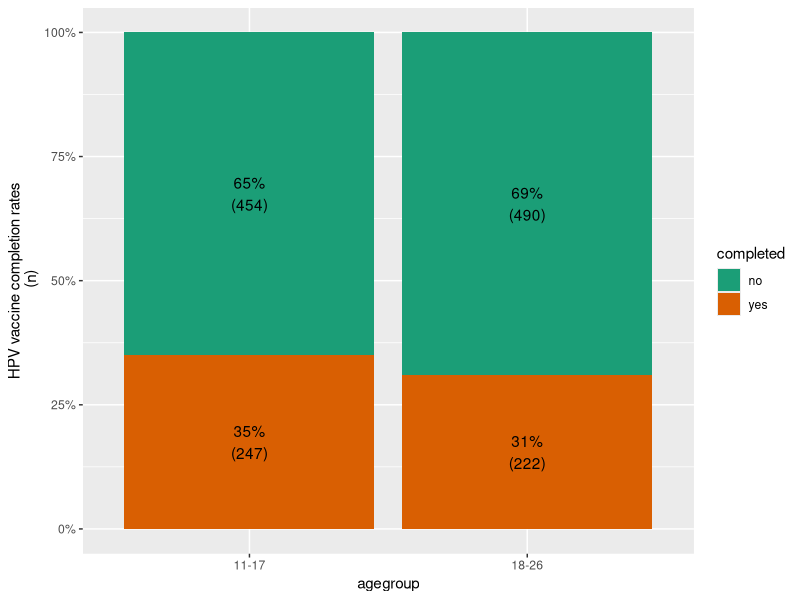
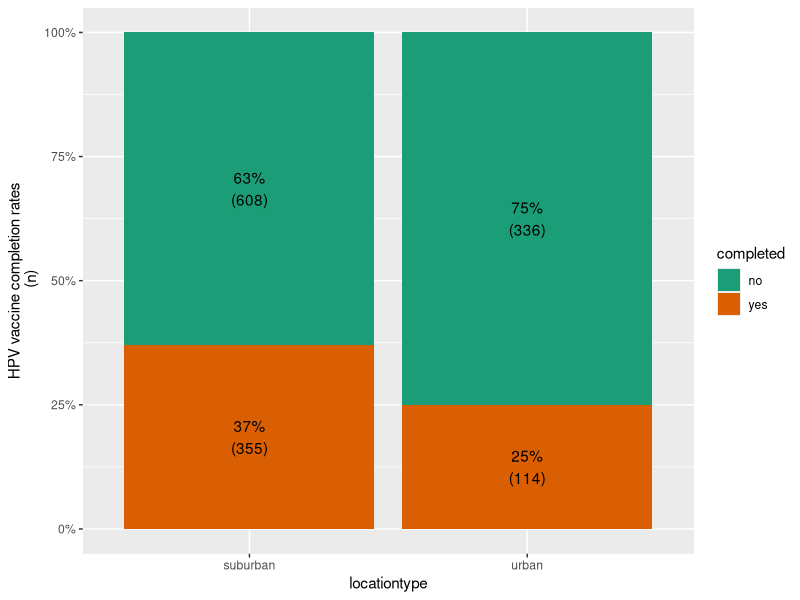
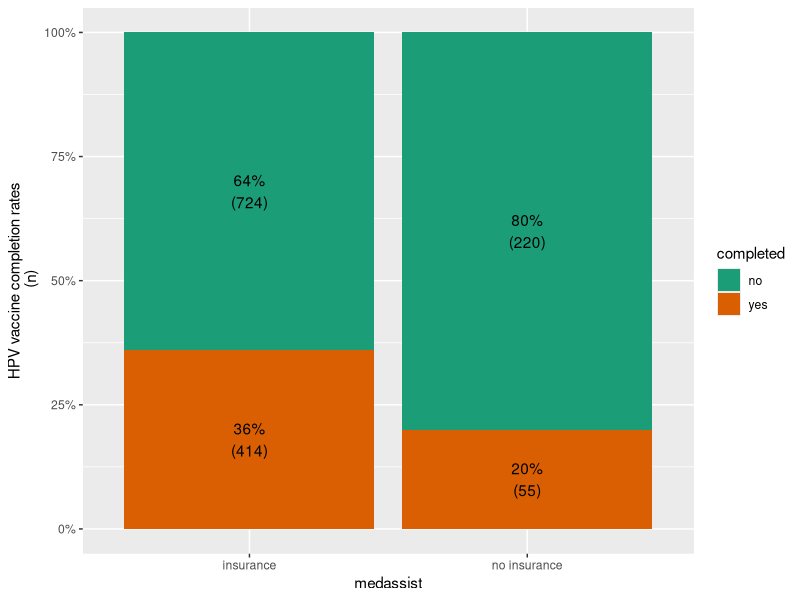
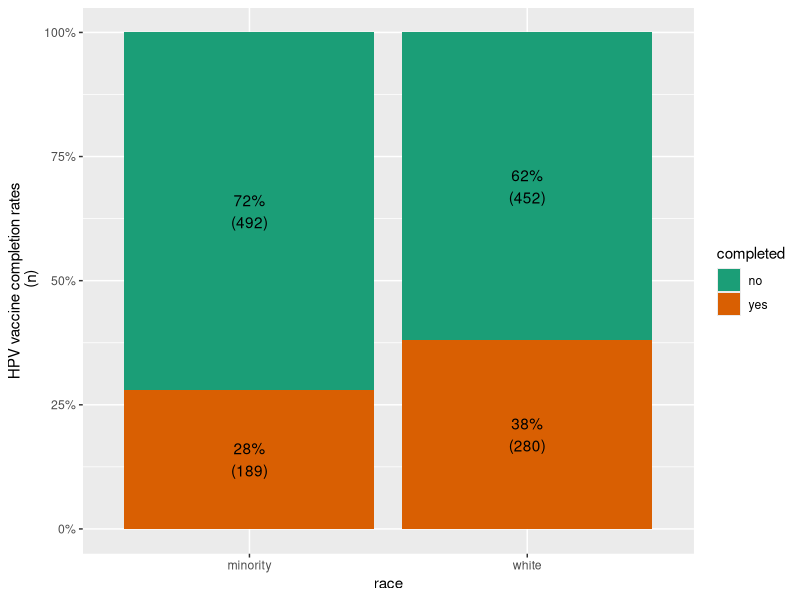
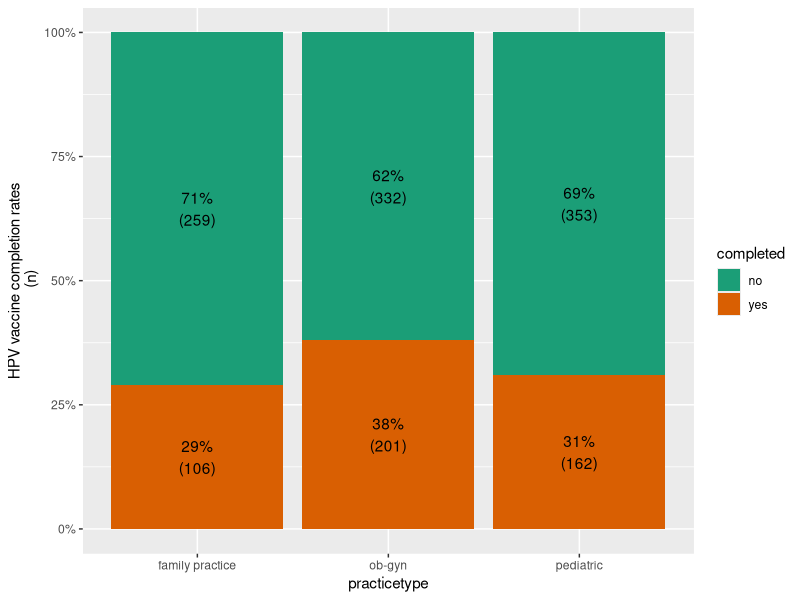
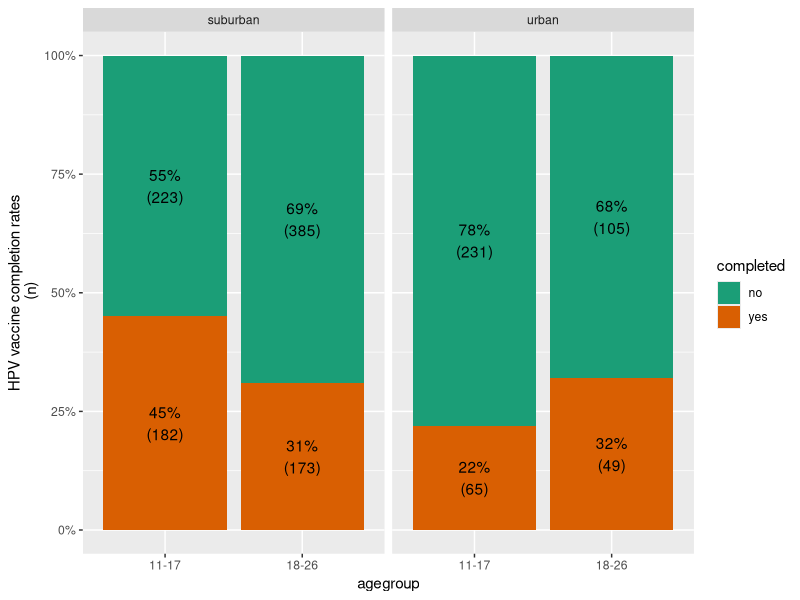

Recreate these plots in R, in order.
## ---- chunk 1
knitr::opts_chunk$set(
	echo = TRUE,
	message = FALSE,
	warning = FALSE
)
library(tidyverse)
library(scales)
library(gridExtra)
library(broom)
library(knitr)
library(kableExtra)
## ---- chunk 2

#import and format data. 
df <- read_csv("projects_data/hpv_data.csv") %>%
  #convert all variable to lowercase
  rename_all(tolower) %>% 
  #give variable categories proper names
  mutate(race = case_when(race == 0 ~ 'white',
                          TRUE ~  'minority'),
         completed = case_when(completed  == 0 ~ 'no',
                               TRUE ~ 'yes'),
         locationtype = case_when(locationtype == 0 ~ 'suburban',
                                  TRUE ~ 'urban'),
         practicetype = case_when(practicetype == 0 ~ 'pediatric',
                                  practicetype == 1 ~ 'family practice',
                                  TRUE ~ 'ob-gyn'),
         medassist = case_when(medassist == 0 ~ 'insurance',
                               TRUE ~ 'no insurance'),
         agegroup = case_when(agegroup == 0 ~ '11-17',
                              TRUE ~ '18-26')) %>% 
  #convert all variables to factors
  mutate_all(as.factor) %>% 
  #put dependent variable first in data frame
  select(completed, everything())
 
#Function to visualize completion rates. Takes a predictor as input.
create_bargraph <- function(var_name){
  df %>% 
    group_by(!!enquo(var_name), completed) %>% 
    summarise(count = n()) %>% 
    mutate(percentage = round(count/sum(count), 2)) %>% 
  ggplot(., aes(x = !!enquo(var_name), y = percentage, fill = completed))+
    geom_col()+
    scale_y_continuous(labels = percent)+
    geom_text(aes(label = paste0(round(percentage*100),"%\n", '(',count,')')), position = position_stack(vjust = 0.5))+
    scale_fill_brewer(palette = "Dark2")+
    labs(y = "HPV vaccine completion rates\n (n)")
    
}

#function to create data  frame for proprotion test.
#Takes predictor as input
prop_data <- function(var_name){
  df %>% 
    group_by(!!enquo(var_name), completed) %>%
    summarise(count = n()) %>% 
    spread(completed, count) %>% 
    mutate(total = no + yes) %>% 
    rename("group" = !!enquo(var_name), "success" = "yes")
  }

#function for two-sample proportion tests. Takes prop_data as input 
#this was mainly created to do a proportion test on 
#practicetype as it contains three categories
prop_test <- function(x){
  for (i in 1:(nrow(x)-1)){
    for (j in 2:nrow(x)){
      if (i != j & i < j ){
        cat("--------------------------------------------------------------------\n")
        cat(paste('Proportion test for:', x$group[i],"vs", x$group[j]))
        print(prop.test(c(x$success[i], x$success[j]), c(x$total[i], x$total[j])))
      }
    }
  }
}

create_output <- function(x){
create_bargraph(!!sym(x)) %>% 
  print()
prop_data(!!sym(x)) %>% 
  prop_test()
}

vars <- c('agegroup','locationtype','medassist','race','practicetype')
for (i in seq_along(vars)){
  create_output(vars[i])
}

## ---- chunk 3

df %>% 
  group_by(locationtype, agegroup, completed) %>% 
  summarise(count = n()) %>% 
  mutate(percentage = round(count/sum(count), 2)) %>% 
ggplot(., aes(x = agegroup , y = percentage, fill = completed))+
  geom_col()+
  facet_wrap(.~locationtype)+
  scale_y_continuous(labels = percent)+
  geom_text(aes(label = paste0(round(percentage*100),"%\n", '(',count,')')), position = position_stack(vjust = 0.5))+
  scale_fill_brewer(palette = "Dark2")+
  labs(y = "HPV vaccine completion rates\n (n)")


age_location <- df %>% 
  group_by(locationtype, agegroup, completed) %>% 
  summarise(total = n()) %>% 
  spread(completed,total) %>% 
  mutate(total = no + yes) %>% 
  rename("group" = agegroup, "success" = "yes") 

#split dataframe by location type then apply prop_test to each section
lapply(split(age_location,age_location[,1]), function(x){
  print(age_location[1,1])
  prop_test(x)
  })

## ---- chunk 4
#create desired reference groups
var_levels <- c("18-26","minority","no insurance","urban","family practice")
for (i in seq_along(var_levels)){
  df[[i+1]] <- relevel(df[[i+1]], var_levels[i])
}

#function to create conditional models
conditional_model <- function(filter_vars,model_formula){
  df_filtered <- df %>% 
    filter(eval(parse(text=filter_vars)))
  glm(eval(parse(text=model_formula)),family = binomial, data = df_filtered) %>% 
    #exponentiate results to compute odds
    tidy(conf.int=TRUE, exponentiate = TRUE) %>%
    #remove intercept term
    slice(-1) %>% 
    select(-c(std.error, statistic)) %>% 
    mutate(estimate = round(estimate, 2),
           conf.low = round(conf.low,2),
           conf.high = round(conf.high,2),
           p.value = if_else(p.value < .05, 'p-value < 0.05', 'p-value > 0.05'))
}

#create conditional models. The output would not be displayed directly 
#as we'll use inline code for the values
age26_location <- conditional_model("agegroup == '18-26'", "completed~locationtype")
age17_location <- conditional_model("agegroup == '11-17'", "completed~locationtype")

pediatric_agegroup <- conditional_model("practicetype == 'pediatric'", "completed~agegroup")
obgyn_agegroup <- conditional_model("practicetype == 'ob-gyn'", "completed~agegroup")
family_agegroup <- conditional_model("practicetype == 'family practice'", "completed~agegroup")

pediatric_location <- conditional_model("practicetype == 'pediatric'", "completed~locationtype")
obgyn_location <- conditional_model("practicetype == 'ob-gyn'", "completed~locationtype")

insurance_location <- conditional_model("medassist == 'insurance'", "completed~locationtype")
noinsurance_location <- conditional_model("medassist == 'no insurance'", "completed~locationtype")
                                          
insurance_agegroup <- conditional_model("medassist == 'insurance'", "completed~agegroup")
noinsurance_agegroup <- conditional_model("medassist == 'no insurance'", "completed~agegroup")

white_location <- conditional_model("race == 'white'", "completed~locationtype")
minority_location <- conditional_model("race == 'minority'", "completed~locationtype")

#full model
glm(completed~., family = binomial, data = df) %>% 
  tidy(conf.int = TRUE,exponentiate = TRUE) %>% 
  select(-c(std.error, statistic)) %>%
  mutate_if(is.numeric, round, 4) %>% 
  slice(-1) %>% 
  rename('odds ratio (OR)' = estimate) %>% 
  kable(caption = "Multivariate Logistic Regression Output") %>% 
  kable_styling()
